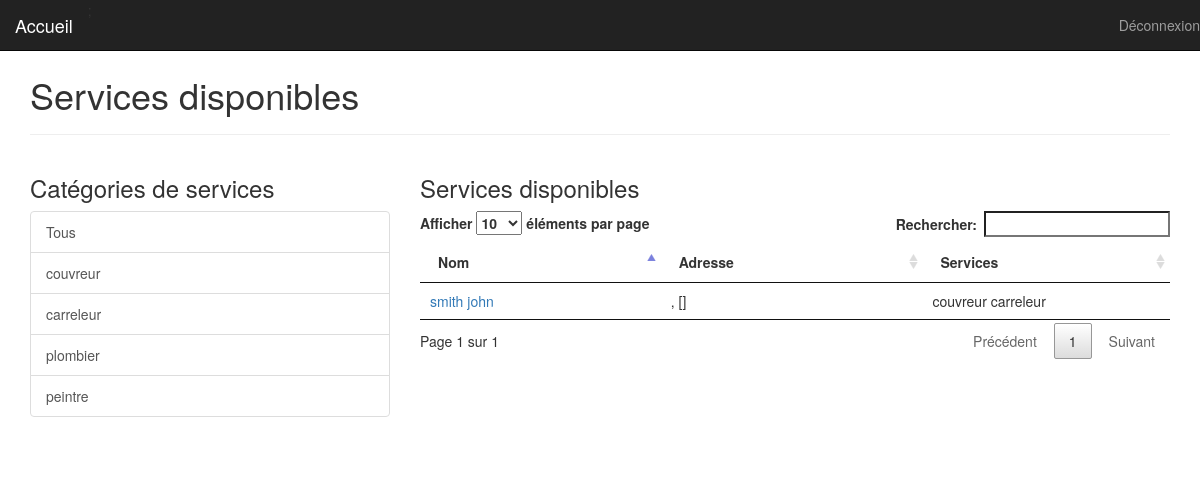
Page /view/clientPanel.php (signed in) on the earlier database version.
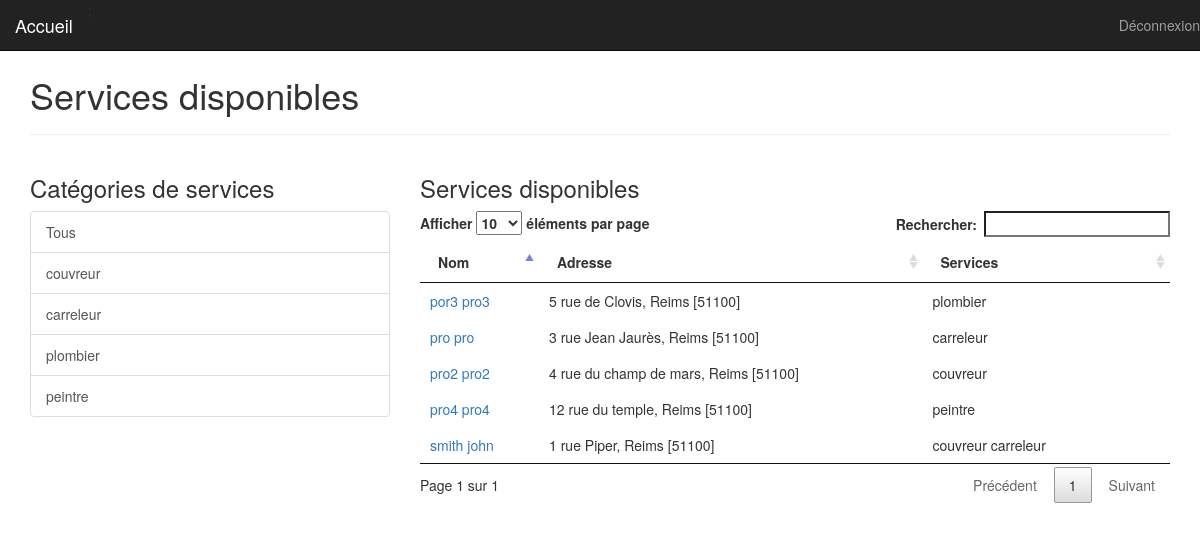
Same page on the later database version.
### tables this page shows
CREATE TABLE IF NOT EXISTS `services` (
  `id` int(11) NOT NULL AUTO_INCREMENT,
  `name` varchar(250) NOT NULL,
  PRIMARY KEY (`id`)
);

CREATE TABLE IF NOT EXISTS `users` (
  `id` int(11) NOT NULL AUTO_INCREMENT,
  `name` varchar(100) NOT NULL,
  `firstname` varchar(100) NOT NULL,
  `address` varchar(250) DEFAULT NULL,
  `town` varchar(250) DEFAULT NULL,
  `postal` varchar(10) DEFAULT NULL,
  `mail` varchar(250) DEFAULT NULL,
  `type` int(11) NOT NULL,
  `login` varchar(100) NOT NULL,
  `password` varchar(250) NOT NULL,
  PRIMARY KEY (`id`)
);

### model/_service.php (called while the page is built, shortened)
<?php
	class Service
	{
		private $_name;
		function __construct($id, $name){
			$this->_name = $name;
		}
		public function getName()
		{
			return $this->_name;
		}
	}
?>

### controller/serviceController.php (called while the page is built, shortened)
<?php
	require_once '../model/_service.php';
	function getServices()
	{
	    $pdo = connexionBdd();
	    $services = null;
	    $sql = "SELECT *
	    FROM services";
	    try{
	        $requete = $pdo->prepare($sql);
	        $requete->execute();
	        $results = $requete->fetchAll();
	        $services = array();
	        foreach($results as $res)
	        {
	        	$s = new Service($res["id"], $res["name"]);
	        	array_push($services, $s);
	        }
	    }catch(PDOException $e){
	        $requete = null;
	        echo 'Erreur getLesInfos : ' . $e->getMessage() . '';
	        die();
	    }
	    if($services){
	        return $services;
	    }else{
	        return NULL;
	    }
	}
?>

### controller/professionnalController.php (called while the page is built, shortened)
<?php
	require_once '../model/_professionnal.php';
	require_once '../controller/serviceController.php';
	function getProfessionnals()
	{
		$pdo = connexionBdd();
	    $professionnals = null;
	    $sql = "SELECT *
	    FROM users
	    WHERE type = 2";
	    try{
	        $requete = $pdo->prepare($sql);
	        $requete->execute();
	        $results = $requete->fetchAll();
	        $professionnals = array();
	        foreach($results as $res)
	        {
	        	$pro = new Professionnal($res["id"], $res["name"], $res["firstname"], null, null, $res["address"], $res["town"], $res["postal"]);
	        	array_push($professionnals, $pro);
	        }
	    }catch(PDOException $e){
	        $requete = null;
	        echo 'Erreur getProfessionals : ' . $e->getMessage() . '';
	        die();
	    }
	    if($professionnals){
	        return $professionnals;
	    }else{
	        return NULL;
	    }
	}
?>

### model/_professionnal.php (called while the page is built, shortened)
<?php
	require_once "_user.php";
	require_once '_service.php';
	class Professionnal extends User
	{
		private $_id;
		private $_suppliedServices = array();
		function __construct($id, $name, $firstname, $login, $suppliedServices, $address, $town, $postalCode){
			$this->_id = $id;
			$this->_suppliedServices = $suppliedServices;
		}
		public function getId()
		{
			return $this->_id;
		}
		public function getSuppliedServices()
		{
			return $this->_suppliedServices;
		}
		public function setSuppliedServices($services)
		{
			$this->_suppliedServices = $services;
		}
	}
?>

### model/_user.php (called while the page is built, shortened)
<?php
	require_once "_professionnal.php";
	class User
	{
		private $_name;
		private $_firstname;
		private $_address;
		private $_town;
		private $_postalCode;
		function __construct($id, $name, $firstname, $login, $address, $town, $postalCode)
		{
			$this->_name = $name;
			$this->_firstname = $firstname;
			$this->_address = $address;
			$this->_town = $town;
			$this->_postalCode = $postalCode;
		}
		function getName()
		{
			return $this->_name;
		}
		function getFirstname()
		{
			return $this->_firstname;
		}
		function getAddress()
		{
			return $this->_address;
		}
		function getTown()
		{
			return $this->_town;
		}
		function getPostalCode()
		{
			return $this->_postalCode;
		}
	}

### view/clientPanel.php (the view, shortened to what this page needs)
<?php
require_once '../model/_service.php';
require_once '../model/_professionnal.php';
require_once '../controller/serviceController.php';
require_once '../controller/professionnalController.php';
$services = getServices();
$professionnals = getProfessionnals();
include("includes/menubar.php");
?>
		<br>
		<div class="container">
		    <div class="page-header">
		        <h1>Services disponibles</h1>
		    </div>
		    <div class="row">
		        <div class="col-md-4">
		            <h3>Catégories de services</h3>
		            <div class="list-group" style="max-height: 250px; overflow: auto;">
		            	<a class="list-group-item service">Tous</a>
		                <?php
		                	foreach($services as $s)
		                	{
		                		echo "<a id='". $s->getName() ."' class='list-group-item service'>". $s->getName() . "</a>";
		                	}
		                ?>
		            </div>
		        </div>
		        <div class="col-md-8">
		            <h3>Services disponibles</h3>
		            <div style="max-height: 400px;">
		                <table id="proTable">
		                    <thead>
			                    <tr>
			                        <th>Nom</th>
			                        <th>Adresse</th>
			                        <th style="width:33%">Services</th>
			                    </tr>
		                    </thead>
		                    <tbody>
			                    <?php
			                    	foreach($professionnals as $pro)
			                    	{
			                    		echo "<tr class='professionnal ";
			                    		if($pro->getSuppliedServices() != NULL)
			                    		{
				                    			foreach($pro->getSuppliedServices() as $service){
				                    			echo $service->getName() . " ";
				                    		}
			                    		}
			                    		echo "'>";
			                    		echo "<td> <a href='professionnalDescription.php?idpro=". $pro->getId() ."' target='_blank'>". $pro->getName() . " " . $pro->getFirstName() . "</a></td>";
			                    		echo "<td>" . $pro->getAddress() . ", " . $pro->getTown() . " [".$pro->getPostalCode() . "]</td>";
			                    		echo "<td>";
			                    		if($pro->getSuppliedServices() != NULL)
			                    		{
				                    			foreach($pro->getSuppliedServices() as $service){
				                    			echo $service->getName() . " ";
				                    		}
			                    		}else{
			                    			echo "Aucun";
			                    		}
			                    		echo "</td>";
			                    		echo "</tr>";
			                    	}
			                    ?>
		                    </tbody>
		                </table>
		            </div>
		        </div>
		    </div>
		    <br>
		    <div style="height:40%; width:inherit; position:absolute; overflow: hidden">
	    		<div id="map"></div>
		    </div>
		</div>
	</body>
</html>

### view/includes/menubar.php (shortened to what this page needs)
<!DOCTYPE html>
<html>
    <head>
        <link href="css/bootstrap.min.css" rel="stylesheet">
        <link href="css/gsb_styles.css" rel="stylesheet">
        <link href="css/administration.css" rel="stylesheet">
        <link href="css/datatables.css" rel="stylesheet">
    </head>
        <body>
            <div class="navbar navbar-inverse navbar-fixed-top">
                <nav class="collapse navbar-collapse navbar-responsive-collapse" role="navigation">
                    <ul class="nav navbar-nav">
                        <?php
                            if($_SESSION["type"] == "Client"){
                                echo "<li>
                                        <a href='clientPanel.php' class='navbar-brand'>Accueil</a>
                                    </li>";
                            }
                        ?>
                    </ul>
                    <ul class="nav navbar-nav navbar-right">
                        <li>
                            <a href="deconnexion.php">
                                Déconnexion
                            </a>
                        </li>
                    </ul>;
                </nav>
            </div>

### view/css/gsb_styles.css (style rules this page uses)
body { padding-top: 15px; }

### view/css/administration.css (style rules this page uses)
#map { height: 100%; }

### view/css/datatables.css (style rules this page uses)
table.dataTable { width: 100%; margin: 0 auto; clear: both; border-collapse: separate; border-spacing: 0; }
table.dataTable thead th, table.dataTable tfoot th { font-weight: bold; }
table.dataTable thead th, table.dataTable thead td { padding: 10px 18px; border-bottom: 1px solid #111; }
table.dataTable thead .sorting, table.dataTable thead .sorting_asc, table.dataTable thead .sorting_desc { cursor: pointer; *cursor: hand; }
table.dataTable thead .sorting, table.dataTable thead .sorting_asc, table.dataTable thead .sorting_desc, table.dataTable thead .sorting_asc_disabled, table.dataTable thead .sorting_desc_disabled { background-repeat: no-repeat; background-position: center right; }
table.dataTable thead .sorting { background-image: url("../img/dataTable/sort_both.png"); }
table.dataTable thead .sorting_asc { background-image: url("../img/dataTable/sort_asc.png"); }
table.dataTable tbody tr { background-color: #ffffff; }
table.dataTable tbody th, table.dataTable tbody td { padding: 8px 10px; }
table.dataTable.no-footer { border-bottom: 1px solid #111; }
table.dataTable, table.dataTable th, table.dataTable td { -webkit-box-sizing: content-box; box-sizing: content-box; }

Differences in the rows shown:
changed users "smith": address (not shown) → "1 rue Piper"; town (not shown) → "Reims"; postal (not shown) → "51100"
added users: name "pro", firstname "pro", address "3 rue Jean Jaurès", town "Reims", postal "51100", services (name "carreleur")
added users: name "pro2", firstname "pro2", address "4 rue du champ de mars", town "Reims", postal "51100", services (name "couvreur")
added users: name "por3", firstname "pro3", address "5 rue de Clovis", town "Reims", postal "51100", services (name "plombier")
added users: name "pro4", firstname "pro4", address "12 rue du temple", town "Reims", postal "51100", services (name "peintre")
